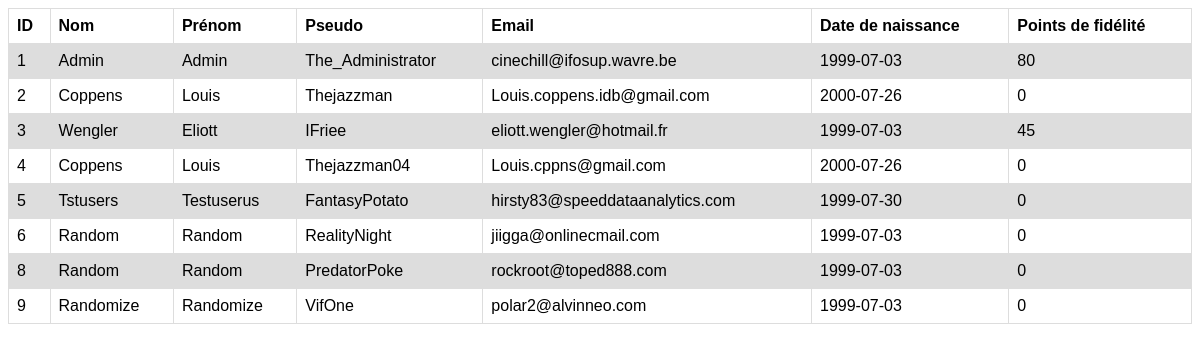
The page /view/user_tab.php on the database as committed earlier.
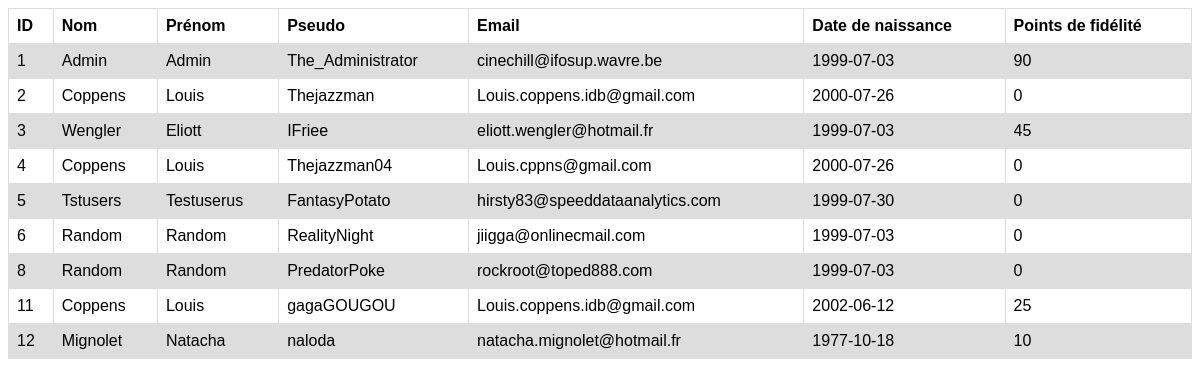
The same page on the database as committed later.
### tables this page shows
CREATE TABLE `user_tab` (
  `id_user` int(11) NOT NULL,
  `nom_user` varchar(25) DEFAULT NULL,
  `prenom_user` varchar(50) DEFAULT NULL,
  `pseudo_user` varchar(50) DEFAULT NULL,
  `password_user` varchar(60) DEFAULT NULL,
  `mail_user` varchar(100) DEFAULT NULL,
  `date_naissance_user` date DEFAULT NULL,
  `fidelite_user` int(11) DEFAULT 0
);

### model/read.php (called while the page is built, shortened)
<?php
function afficheallusers($db){
  $query = "SELECT * FROM user_tab";
  $stmt = $db->prepare($query);
  $stmt->execute();
  $result = $stmt->fetchAll();
  return $result;
}
?>

### view/user_tab.php (the view, shortened to what this page needs)
<?php
include("../model/read.php");
$result = afficheallusers($db);
if (count($result) > 0) {
  echo "<table>";
  echo "<tr>";
  echo "<th>ID</th>";
  echo "<th>Nom</th>";
  echo "<th>Prénom</th>";
  echo "<th>Pseudo</th>";
  echo "<th>Email</th>";
  echo "<th>Date de naissance</th>";
  echo "<th>Points de fidélité</th>";
  echo "</tr>";
  foreach ($result as $row) {
    echo "<tr>";
    echo "<td>" . $row["id_user"] . "</td>";
    echo "<td>" . $row["nom_user"] . "</td>";
    echo "<td>" . $row["prenom_user"] . "</td>";
    echo "<td>" . $row["pseudo_user"] . "</td>";
    echo "<td>" . $row["mail_user"] . "</td>";
    echo "<td>" . $row["date_naissance_user"] . "</td>";
    echo "<td>" . $row["fidelite_user"] . "</td>";
    echo "</tr>";
    }
    echo "</table>";
    } else {
    echo "Aucun enregistrement trouvé";
    }
?>

### view/user_tab.php (style rules this page uses)
table { font-family: arial, sans-serif; border-collapse: collapse; width: 100%; }
td, th { border: 1px solid #dddddd; text-align: left; padding: 8px; }
tr:nth-child(even) { background-color: #dddddd; }

Rows that differ between the two databases and show on the page:
removed user_tab: id_user "9", nom_user "Randomize", prenom_user "Randomize", pseudo_user "VifOne", mail_user "polar2@alvinneo.com", date_naissance_user "1999-07-03", fidelite_user "0"
changed user_tab "Admin": fidelite_user "80" → "90"
added user_tab: id_user "11", nom_user "Coppens", prenom_user "Louis", pseudo_user "gagaGOUGOU", mail_user "Louis.coppens.idb@gmail.com", date_naissance_user "2002-06-12", fidelite_user "25"
added user_tab: id_user "12", nom_user "Mignolet", prenom_user "Natacha", pseudo_user "naloda", mail_user "natacha.mignolet@hotmail.fr", date_naissance_user "1977-10-18", fidelite_user "10"
